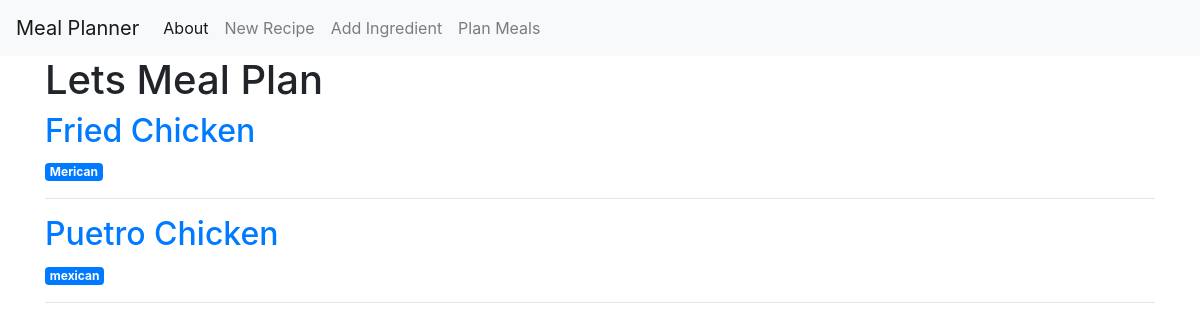
Before: / with the older database file.
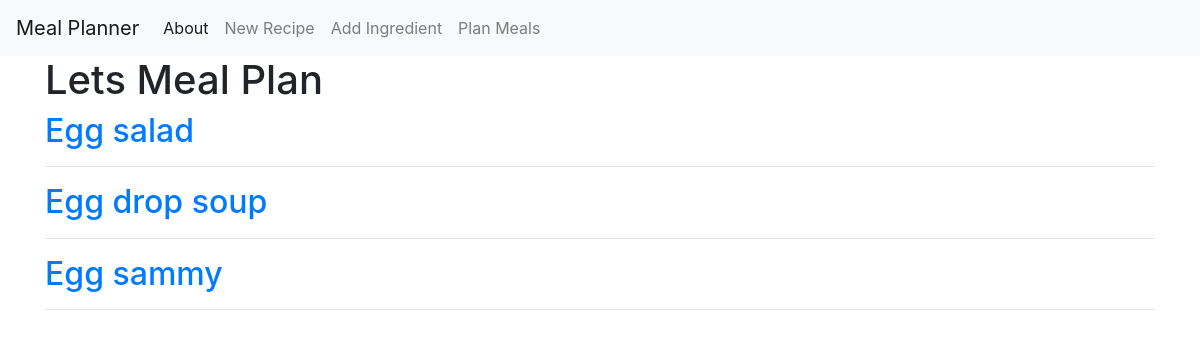
After: the same page with the newer database file.
### tables this page shows
CREATE TABLE recipes (
    id INTEGER PRIMARY KEY AUTOINCREMENT,
    name TEXT NOT NULL,
    notes TEXT,
    cuisine TEXT
);

### app.py (the view)
@app.route('/')
def index():
	recipes = Recipe.get_selected_recipes()
	ingredient_dict = Ingredent.ingredient_combiner(recipes)
	return render_template('index.html', recipes=recipes)

### database.py (called while the page is built)
    def execute(self, statement, prams: tuple=()):
        result = self.cursor.execute(statement, prams)
        self.conn.commit()
        return result

### ingredient.py (called while the page is built)
	@staticmethod
	def get_ingredient(id, quantity, unit):
		ingredient_row = Ingredent.db_obj.execute(f"SELECT name, category FROM ingredients where id = '{id}'").fetchone()
		ing_obj = Ingredent(ingredient_row['name'], id, ingredient_row['category'], quantity, unit)
		return ing_obj

	@staticmethod
	def ingredient_combiner(recipes):
		ingredient_dict = {}
		for recipe in recipes:
			print(f"{recipe.name = }")
			for ingredient in recipe.ingredients:
				if ingredient.name in ingredient_dict:
					ingredient_dict[ingredient.name] += ingredient.quantity
				else:
					ingredient_dict[ingredient.name] = ingredient.quantity
		return ingredient_dict

### recipe.py (called while the page is built)
	@staticmethod # ~~~~~~~~~~~~CONSIDER THIS METHOD USING EITHER A NAME OR ID~~~~~~~~~~~~
	def get_recipe(id):
		ingredients = Recipe.db_obj.execute(f"SELECT * FROM menu_map where recipe_id = '{id}'").fetchall()
		ingredients_list = []
		for ing in ingredients:
			ing_obj = Ingredent.get_ingredient(ing['ingredient_id'], ing['quantity'], ing['unit'])
			ingredients_list.append(ing_obj)
		recipe_row = Recipe.db_obj.execute(f"SELECT name, notes, cuisine FROM recipes where id = {id}").fetchone()
		recipe_obj = Recipe(recipe_row['name'], id, ingredients_list, recipe_row['notes'], recipe_row['cuisine'])
		return recipe_obj

	@staticmethod
	def get_selected_recipes():
		selected_recipes = Recipe.db_obj.execute(f"SELECT * FROM selected_meals").fetchall()
		recipe_list = []
		for recipe in selected_recipes:
			print(f"{recipe = }")
			recipe_obj = Recipe.get_recipe(recipe['recipe_id'])
			recipe_list.append(recipe_obj)
		return recipe_list

### templates/index.html
{% extends 'base.html' %}
{% block content %}
    <h1>{% block title %} Lets Meal Plan {% endblock %}</h1>
    {% for recipe in recipes %}
        <a href="{{ url_for('recipe', recipe_id=recipe.id) }}">
            <h2>{{ recipe.name }}</h2>
        </a>
        <span class="badge badge-primary">{{ recipe.cuisine }}</span>
        <hr>
    {% endfor %}
{% endblock %}

### templates/base.html (shortened to what this page needs)
<!doctype html>
<html lang="en">
  <head>
    <link rel="stylesheet" href="https://stackpath.bootstrapcdn.com/bootstrap/4.3.1/css/bootstrap.min.css">
  </head>
  <body>
    <nav class="navbar navbar-expand-md navbar-light bg-light">
        <a class="navbar-brand" href="{{ url_for('index')}}">Meal Planner</a>
        <div class="collapse navbar-collapse" id="navbarNav">
            <ul class="navbar-nav">
            <li class="nav-item active">
                <a class="nav-link" href="#">About</a>
            </li>
            <li class="nav-item">
              <a class="nav-link" href="{{url_for('create')}}">New Recipe</a>
            </li>
            <li class="nav-item">
              <a class="nav-link" href="{{url_for('add_ingredient')}}">Add Ingredient</a>
            </li>
            <li class="nav-item">
              <a class="nav-link" href="{{url_for('plan_meals')}}">Plan Meals</a>
            </li>
            </ul>
        </div>
    </nav>
    <div class="container">
        {% block content %} {% endblock %}
    </div>
  </body>
</html>

Changed rows visible on the page:
no longer on this page (row unchanged): recipes: name "Fried Chicken", cuisine "Merican"
no longer on this page (row edited): recipes: name "Puetro Chicken", cuisine "mexican"
added recipes: name "Egg salad"
added recipes: name "Egg drop soup"
added recipes: name "Egg sammy"
